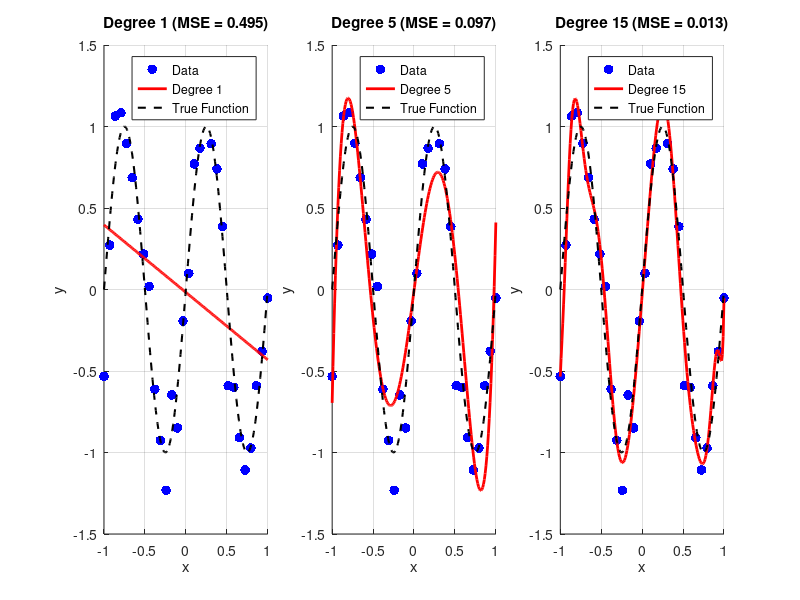

Recreate this plot in MATLAB.
function overfitting_vs_underfitting_poly
    % Demonstrates overfitting vs. underfitting using polynomial regression.
    %
    % In this example, we:
    %   1. Generate synthetic data from a sine function with added noise.
    %   2. Fit three polynomial models with different degrees:
    %      - Degree 1: Underfitting (model too simple)
    %      - Degree 5: A moderate fit (good balance)
    %      - Degree 15: Overfitting (model captures noise)
    %   3. Plot the data, true function, and the fitted curves.
    %   4. Compute and display the training Mean Squared Error (MSE).

    % For reproducibility
    rng(1);
    
    %% 1. Generate synthetic data
    N = 30;                      % Number of data points
    x = linspace(-1, 1, N)';      % Feature values (column vector)
    noise = 0.2 * randn(N,1);      % Gaussian noise
    y = sin(2*pi*x) + noise;     % Noisy observations from true function

    % Define polynomial degrees to compare:
    % Degree 1 -> Underfitting, Degree 5 -> Good fit, Degree 15 -> Overfitting
    degrees = [1, 5, 15];

    % Create a fine grid for evaluating the fitted curves
    x_fine = linspace(-1, 1, 200)';

    %% 2. Fit polynomial models and plot
    figure('Position',[100 100 1200 400]);

    for i = 1:length(degrees)
        d = degrees(i);
        
        % Build the design matrix for training data
        X = polynomialDesignMatrix(x, d);
        % Compute coefficients using the normal equation: w = (X'X)^(-1)*X'y
        w = (X'*X) \ (X'*y);
        
        % Evaluate the model on the fine grid
        X_fine = polynomialDesignMatrix(x_fine, d);
        y_pred = X_fine * w;
        
        % Compute training predictions and MSE
        y_train_pred = X * w;
        mse_train = mean((y - y_train_pred).^2);
        
        % Plot the results in a subplot
        subplot(1,3,i);
        hold on;
        % Plot the original noisy data
        scatter(x, y, 50, 'b', 'filled', 'DisplayName','Data');
        % Plot the fitted polynomial curve
        plot(x_fine, y_pred, 'r-', 'LineWidth',2, 'DisplayName', sprintf('Degree %d', d));
        % Plot the true underlying function (without noise) for reference
        y_true = sin(2*pi*x_fine);
        plot(x_fine, y_true, 'k--', 'LineWidth',1.5, 'DisplayName','True Function');
        hold off;
        
        title(sprintf('Degree %d (MSE = %.3f)', d, mse_train));
        xlabel('x'); ylabel('y');
        legend('Location','best');
        grid on;
    end

    % save_all_figs_OPTION('results/overfitting_vs_underfitting_poly','png',1)
end

%% Helper function: Constructs a polynomial design matrix
function X_poly = polynomialDesignMatrix(x, degree)
    % Given a column vector x and a polynomial degree, returns the design
    % matrix X_poly with columns [1, x, x.^2, ..., x.^degree].
    N = length(x);
    X_poly = ones(N, degree+1);
    for p = 1:degree
        X_poly(:, p+1) = x.^p;
    end
end
